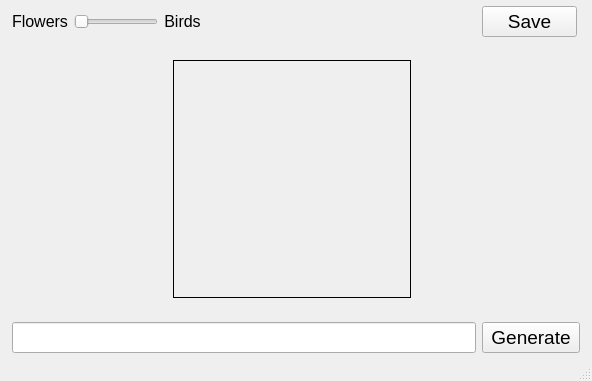
<?xml version="1.0" encoding="UTF-8"?>
<ui version="4.0">
 <class>MainWindow</class>
 <widget class="QMainWindow" name="MainWindow">
  <property name="geometry">
   <rect>
    <x>0</x>
    <y>0</y>
    <width>592</width>
    <height>381</height>
   </rect>
  </property>
  <property name="windowTitle">
   <string>Text-to-image</string>
  </property>
  <property name="tabShape">
   <enum>QTabWidget::Rounded</enum>
  </property>
  <widget class="QWidget" name="centralwidget">
   <layout class="QGridLayout" name="gridLayout">
    <property name="leftMargin">
     <number>12</number>
    </property>
    <property name="topMargin">
     <number>6</number>
    </property>
    <property name="rightMargin">
     <number>12</number>
    </property>
    <property name="bottomMargin">
     <number>6</number>
    </property>
    <item row="4" column="0" colspan="4">
     <widget class="QLineEdit" name="requestLineEdit">
      <property name="sizePolicy">
       <sizepolicy hsizetype="Expanding" vsizetype="Fixed">
        <horstretch>0</horstretch>
        <verstretch>0</verstretch>
       </sizepolicy>
      </property>
      <property name="font">
       <font>
        <pointsize>14</pointsize>
       </font>
      </property>
     </widget>
    </item>
    <item row="0" column="0">
     <widget class="QLabel" name="labelFlowers">
      <property name="sizePolicy">
       <sizepolicy hsizetype="Fixed" vsizetype="Fixed">
        <horstretch>0</horstretch>
        <verstretch>0</verstretch>
       </sizepolicy>
      </property>
      <property name="font">
       <font>
        <pointsize>12</pointsize>
       </font>
      </property>
      <property name="text">
       <string>Flowers</string>
      </property>
      <property name="alignment">
       <set>Qt::AlignHCenter|Qt::AlignTop</set>
      </property>
     </widget>
    </item>
    <item row="0" column="2">
     <widget class="QLabel" name="labelBirds">
      <property name="sizePolicy">
       <sizepolicy hsizetype="Fixed" vsizetype="Fixed">
        <horstretch>0</horstretch>
        <verstretch>0</verstretch>
       </sizepolicy>
      </property>
      <property name="font">
       <font>
        <pointsize>12</pointsize>
       </font>
      </property>
      <property name="text">
       <string>Birds</string>
      </property>
      <property name="alignment">
       <set>Qt::AlignHCenter|Qt::AlignTop</set>
      </property>
     </widget>
    </item>
    <item row="2" column="2">
     <widget class="QWidget" name="imageWidget" native="true">
      <property name="sizePolicy">
       <sizepolicy hsizetype="Fixed" vsizetype="Fixed">
        <horstretch>0</horstretch>
        <verstretch>0</verstretch>
       </sizepolicy>
      </property>
      <property name="minimumSize">
       <size>
        <width>256</width>
        <height>256</height>
       </size>
      </property>
      <property name="maximumSize">
       <size>
        <width>256</width>
        <height>256</height>
       </size>
      </property>
      <layout class="QGridLayout" name="gridLayout_2">
       <item row="1" column="0">
        <widget class="QLabel" name="imageLabel">
         <property name="frameShape">
          <enum>QFrame::Box</enum>
         </property>
         <property name="frameShadow">
          <enum>QFrame::Plain</enum>
         </property>
         <property name="text">
          <string/>
         </property>
         <property name="alignment">
          <set>Qt::AlignCenter</set>
         </property>
        </widget>
       </item>
      </layout>
     </widget>
    </item>
    <item row="2" column="3" colspan="2">
     <spacer name="horizontalSpacer_2">
      <property name="orientation">
       <enum>Qt::Horizontal</enum>
      </property>
      <property name="sizeHint" stdset="0">
       <size>
        <width>40</width>
        <height>20</height>
       </size>
      </property>
     </spacer>
    </item>
    <item row="0" column="4">
     <widget class="QPushButton" name="saveButton">
      <property name="sizePolicy">
       <sizepolicy hsizetype="Fixed" vsizetype="Fixed">
        <horstretch>0</horstretch>
        <verstretch>0</verstretch>
       </sizepolicy>
      </property>
      <property name="minimumSize">
       <size>
        <width>95</width>
        <height>0</height>
       </size>
      </property>
      <property name="font">
       <font>
        <pointsize>14</pointsize>
       </font>
      </property>
      <property name="text">
       <string>Save</string>
      </property>
     </widget>
    </item>
    <item row="4" column="4">
     <widget class="QPushButton" name="generateButton">
      <property name="sizePolicy">
       <sizepolicy hsizetype="Minimum" vsizetype="Fixed">
        <horstretch>0</horstretch>
        <verstretch>0</verstretch>
       </sizepolicy>
      </property>
      <property name="font">
       <font>
        <pointsize>14</pointsize>
       </font>
      </property>
      <property name="text">
       <string> Generate </string>
      </property>
     </widget>
    </item>
    <item row="1" column="0" colspan="5">
     <spacer name="verticalSpacer_2">
      <property name="orientation">
       <enum>Qt::Vertical</enum>
      </property>
      <property name="sizeHint" stdset="0">
       <size>
        <width>20</width>
        <height>40</height>
       </size>
      </property>
     </spacer>
    </item>
    <item row="0" column="1">
     <widget class="QSlider" name="generatorTypeSlider">
      <property name="sizePolicy">
       <sizepolicy hsizetype="Fixed" vsizetype="Fixed">
        <horstretch>0</horstretch>
        <verstretch>0</verstretch>
       </sizepolicy>
      </property>
      <property name="minimum">
       <number>0</number>
      </property>
      <property name="maximum">
       <number>1</number>
      </property>
      <property name="value">
       <number>0</number>
      </property>
      <property name="tracking">
       <bool>true</bool>
      </property>
      <property name="orientation">
       <enum>Qt::Horizontal</enum>
      </property>
      <property name="invertedAppearance">
       <bool>false</bool>
      </property>
      <property name="invertedControls">
       <bool>false</bool>
      </property>
      <property name="tickPosition">
       <enum>QSlider::NoTicks</enum>
      </property>
      <property name="tickInterval">
       <number>0</number>
      </property>
     </widget>
    </item>
    <item row="3" column="0" colspan="5">
     <spacer name="verticalSpacer">
      <property name="orientation">
       <enum>Qt::Vertical</enum>
      </property>
      <property name="sizeHint" stdset="0">
       <size>
        <width>20</width>
        <height>40</height>
       </size>
      </property>
     </spacer>
    </item>
    <item row="2" column="0" colspan="2">
     <spacer name="horizontalSpacer">
      <property name="orientation">
       <enum>Qt::Horizontal</enum>
      </property>
      <property name="sizeHint" stdset="0">
       <size>
        <width>40</width>
        <height>20</height>
       </size>
      </property>
     </spacer>
    </item>
   </layout>
  </widget>
  <widget class="QStatusBar" name="statusbar"/>
 </widget>
 <resources/>
 <connections/>
</ui>
